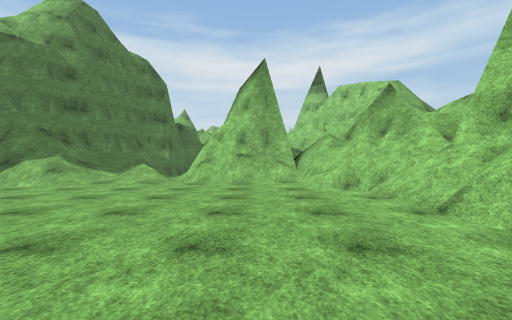
view 1 (above)

14 first-person views from a walk through a 3-D level made in the Unity game engine. The camera is 1.3 m above the floor, looks level and sees 90° across. The floor is counted in squares, 2 m on a side. Each view is taken from the middle of a square. On the plan, view 1 faces up. The plan holds only what a view shows up to about 9 squares ahead; the rest is blank. The place goes on beyond the plan. The player character is not drawn. Surface patterns are stand-ins for the level's own textures.

view 2
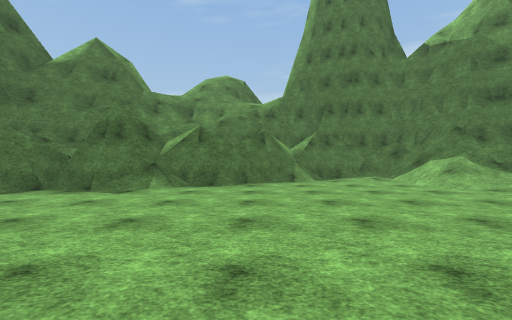

view 3
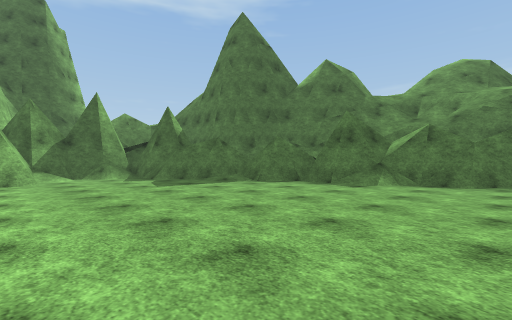

view 4
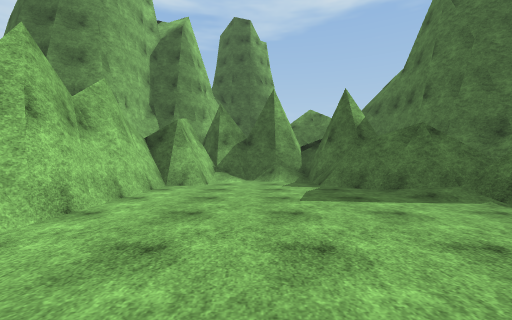

view 5
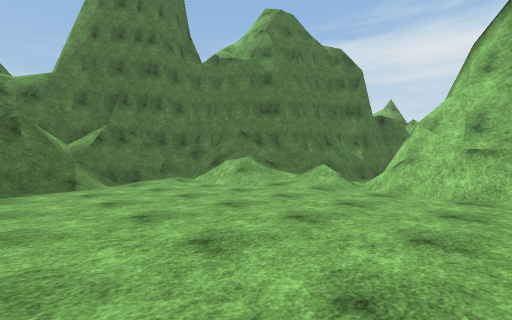

view 6
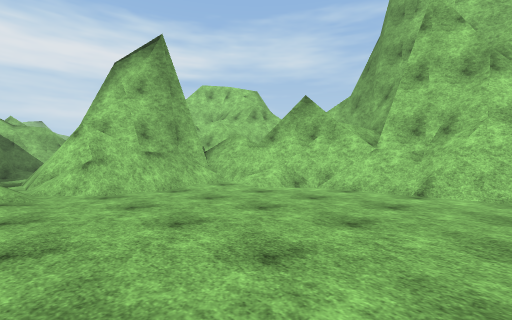

view 7
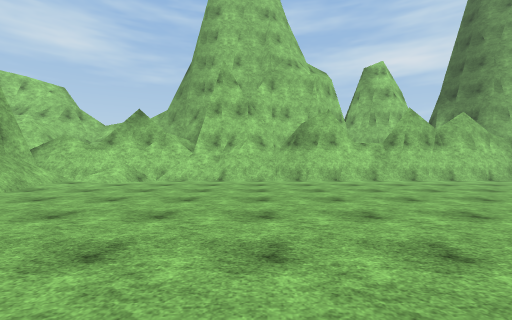

view 8
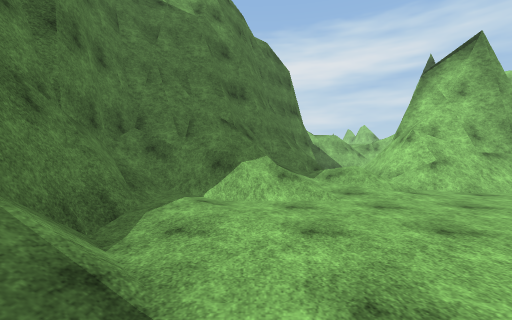

view 9
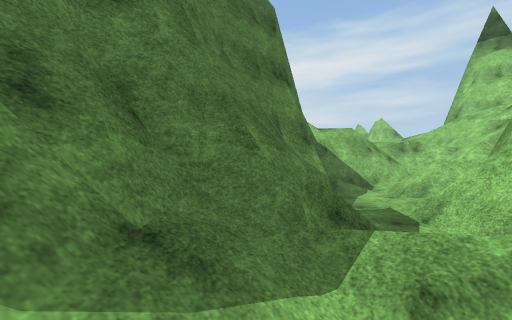

view 10
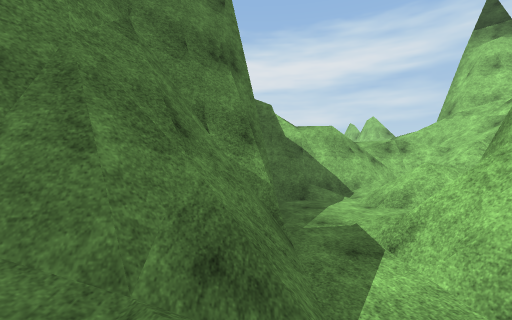

view 11
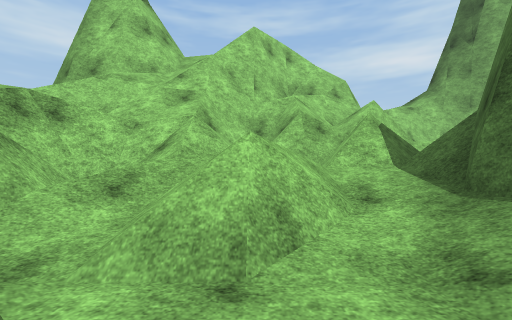

view 12
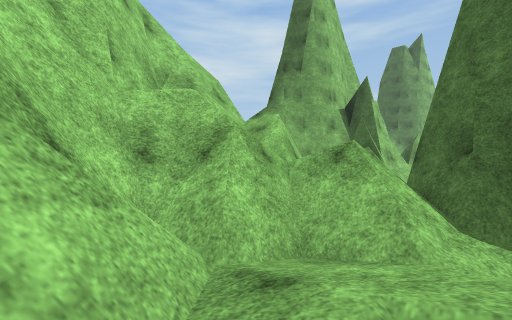

view 13
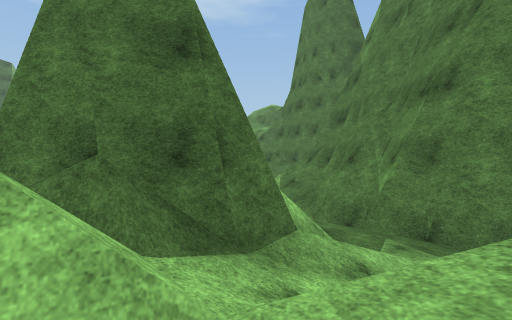

view 14
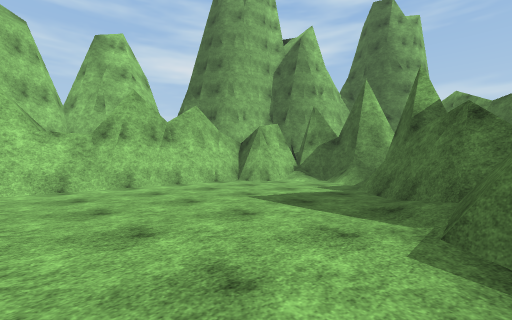

### Floor plan
Key: @ floor where view 1 was taken; # wall or solid block; . floor; / step, stairs or slope; = window, fence, low wall or low ledge.
Columns run from 9 left of view 1 to 4 right of it. Each row starts with its distance up from view 1.
 16        #####
 15       ###/##
 14      ##///=#
 13      #..=//##
 12      #.///=##
 11     ##.///==#
 10    ##=.#### #
  9  ###=/.######
  8 ##////////###
  7 #//////..//##
  6 #//......../#
  5 ##/.........#=
  4 ##/........./#
  3  #/.........##
  2  ##/........##
  1  ###........#
  0   ##.....@..#
 -1    ##.......#
 -2     #.......#
 -3     ##......#
 -4      #......#
 -5      ##.....#
 -6       ##....#
 -7        #...##
 -8        #///#
 -9        #####

Positions as (right, up) in squares from view 1, and headings:
1: (0, 0), facing up
2: (1, 2), facing left
3: (2, 2), facing down-left
4: (0, 0), facing down
5: (0, 2), facing up-left
6: (-3, 2), facing up-right
7: (-6, 2), facing right
8: (-6, 2), facing up
9: (-5, 7), facing up
10: (-4, 8), facing up
11: (-3, 13), facing right
12: (0, 14), facing down-right
13: (1, 13), facing down-left
14: (-4, -1), facing down-right
